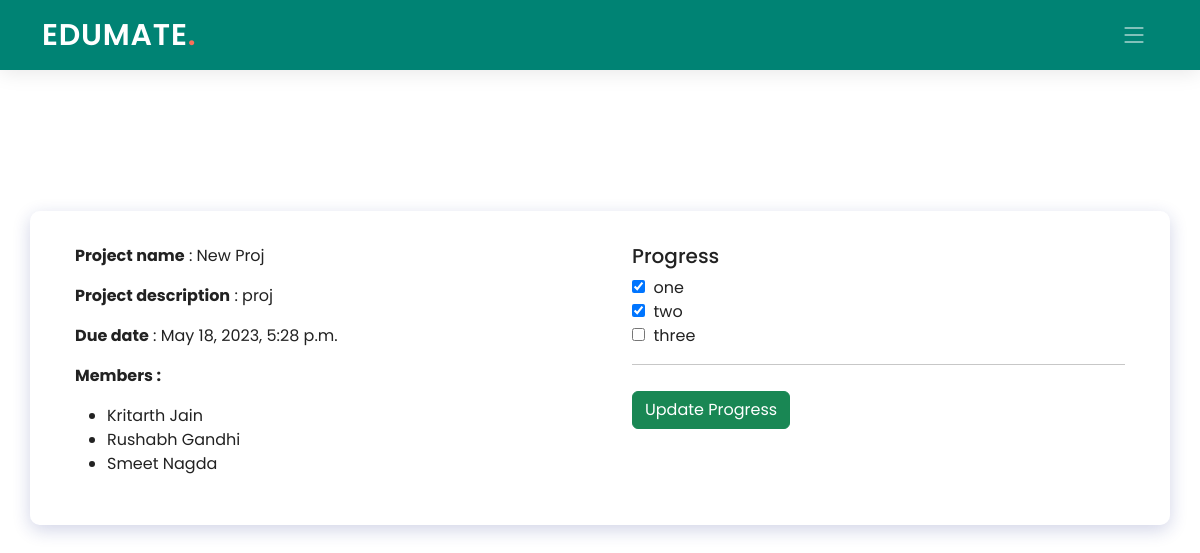
/student/1/classroom/PPJ8YI/projecttrack/20/, run on the app's committed database.
### Teacher/models.py (models this page shows, shortened)
class Project(models.Model):
    pro_id = models.AutoField(primary_key=True)
    class_code = models.ForeignKey(ClassTeachers, on_delete=models.CASCADE, blank=True, null=True)
    proj_name = models.CharField(max_length=100)
    proj_desc = models.CharField(max_length=300)
    proj_due = models.DateTimeField(default=datetime.now)
    prog_check = models.CharField(max_length=500)
    num_studs = models.IntegerField(default=2)
    class Meta:
        db_table = "Project"

class Members(models.Model):
    mem_id = models.AutoField(primary_key=True)
    group_id = models.ForeignKey(Groups, on_delete=models.CASCADE, blank=True, null=True)
    stud_id = models.ForeignKey("Edumate_app.Students", on_delete=models.CASCADE, blank=True, null=True)
    class Meta:
        db_table = "Members"

### Edumate_app/models.py (models this page shows, shortened)
class Students(models.Model):
    stud_id = models.AutoField(primary_key=True)
    name = models.CharField(max_length=100)
    email = models.EmailField(max_length=50)
    password = models.CharField(max_length=50)
    is_change = models.IntegerField(default=0)
    class Meta:
        db_table = "Students"

### Student/views.py (the view, shortened to what this page needs)
# urls.py: path('classroom/<pk2>/projecttrack/<pk3>/', views.single_project, name='single_project'),
def single_project(request, pk, pk2, pk3):
    project=Project.objects.get(pro_id=pk3)
    checks=project.prog_check.split("\r")
    group=Groups.objects.filter(pro_id=pk3)
    final_group=None
    members=None
    prog_value=None
    for i in group:
        member=Members.objects.filter(group_id=i.group_id, stud_id=pk)
        if member:
            final_group=i
            members=Members.objects.filter(group_id=i.group_id)
            temp=Progress.objects.filter(group_id=i.group_id)
            if temp:
                prog_value=temp[0].prog
            else:
                t=""
                for j in checks:
                    if j:
                        t=t+"b"
                prog_value=t
            break
    return render(request, 'Student/single_project.html', {'pk': pk, 'pk2': pk2, 'pk3': pk3, 'project': project, 'group': final_group, 'members': members, 'check': zip(checks, list(prog_value))})

### Student/templates/Student/single_project.html (shortened to what this page needs)
{% extends './base_student.html' %}
{% load static %}
{% block navbar %}
  <header id="header" class="header d-flex align-items-center">
    <div class="container-fluid container-xl d-flex align-items-center justify-content-between">
      <a href="#" class="logo d-flex align-items-center">
        <h1>EDUMATE<span>.</span></h1>
      </a>
      <i class="mobile-nav-toggle mobile-nav-show bi bi-list"></i>
    </div>
  </header>
  {% endblock navbar %}
  {% block content %}
  <div class="container">
    <div class="row" style="display: flex;
    flex-direction: row;
    flex-wrap: wrap;
    justify-content: space-evenly;
    height: 80vh;
    align-items: center;">
    <div class="main-content row" style="background: rgba( 255, 255, 255, 0.25 );
      box-shadow: 0 5px 18px 0 rgba(26, 38, 135, 0.20 );
      backdrop-filter: blur( 4px );
      -webkit-backdrop-filter: blur( 4px );
      border-radius: 10px;
      border: 1px solid rgba( 255, 255, 255, 0.18 );">
        <div class="col-sm-6" style="padding: 2rem">
          <p><b>Project name</b> : {{ project.proj_name }}</p>
          <p><b>Project description</b> : {{ project.proj_desc }}</p>
          <p><b>Due date</b> : {{ project.proj_due }}</p>
          <p><b>Members : </b></p>
          <div>
            <ul>
              {% for i in members %}
                <li>{{ i.stud_id.name }}</li>
              {% endfor %}
            </ul>
          </div>
        </div>
        <div class="col-sm-6" style="padding: 2rem">
          <h5>Progress</h5>
          <form method="post" action="#" enctype="multipart/form-data" >
            {% for i, j in check %}
            {% if j == 'a' %}
            <input type="checkbox" name="checks_{{forloop.counter}}" checked />&nbsp; {{ i }}
            {% else %}
            <input type="checkbox" name="checks_{{forloop.counter}}" />&nbsp; {{ i }}
            {% endif %}
            <br>
            {% endfor %}
            <hr />
            <button class="btn btn-success" style="margin-top: 10px" type="submit">Update Progress</button>
          </form>
        </div>
      </div>
    </div>
  </div>
  {% endblock content %}

### Edumate_app/static/Edumate_app/assets/css/index.css (style rules this page uses)
:root { --font-default: "Open Sans", system-ui, -apple-system, "Segoe UI", Roboto, "Helvetica Neue", Arial, "Noto Sans", "Liberation Sans", sans-serif, "Apple Color Emoji", "Segoe UI Emoji", "Segoe UI Symbol", "Noto Color Emoji"; --font-primary: "Poppins", sans-serif; --font-secondary: "Poppins", sans-serif; }
:root { --color-default: #222222; --color-primary: #008374; --color-secondary: #f85a40; }
:root { scroll-behavior: smooth; }
body { font-family: var(--font-primary); color: var(--color-default); }
a { color: var(--color-primary); text-decoration: none; }
h1, h2, h3, h4, h5, h6 { font-family: var(--font-primary); }
.header { z-index: 997; height: 90px; background-color: var(--color-primary); }
.header.sticked { position: fixed; top: 0; right: 0; left: 0; height: 70px; box-shadow: 0px 2px 20px rgba(0, 0, 0, 0.1); }
.header .logo h1 { font-size: 30px; margin: 0; font-weight: 600; letter-spacing: 0.8px; color: #fff; font-family: var(--font-primary); }
.header .logo h1 span { color: #f96f59; }
@media (max-width: 1279px) { .mobile-nav-show { color: rgba(255, 255, 255, 0.6); font-size: 28px; cursor: pointer; line-height: 0; transition: 0.5s; z-index: 9999; margin-right: 10px; } }

### data on the page
Project: proj_name "New Proj", proj_desc "proj", proj_due "May 18, 2023, 5:28 p.m."
Members: stud_id.name "Kritarth Jain"
Members: stud_id.name "Rushabh Gandhi"
Members: stud_id.name "Smeet Nagda"

### other printed values
{{ i }} "one" "two"
{{ i }} "three"
